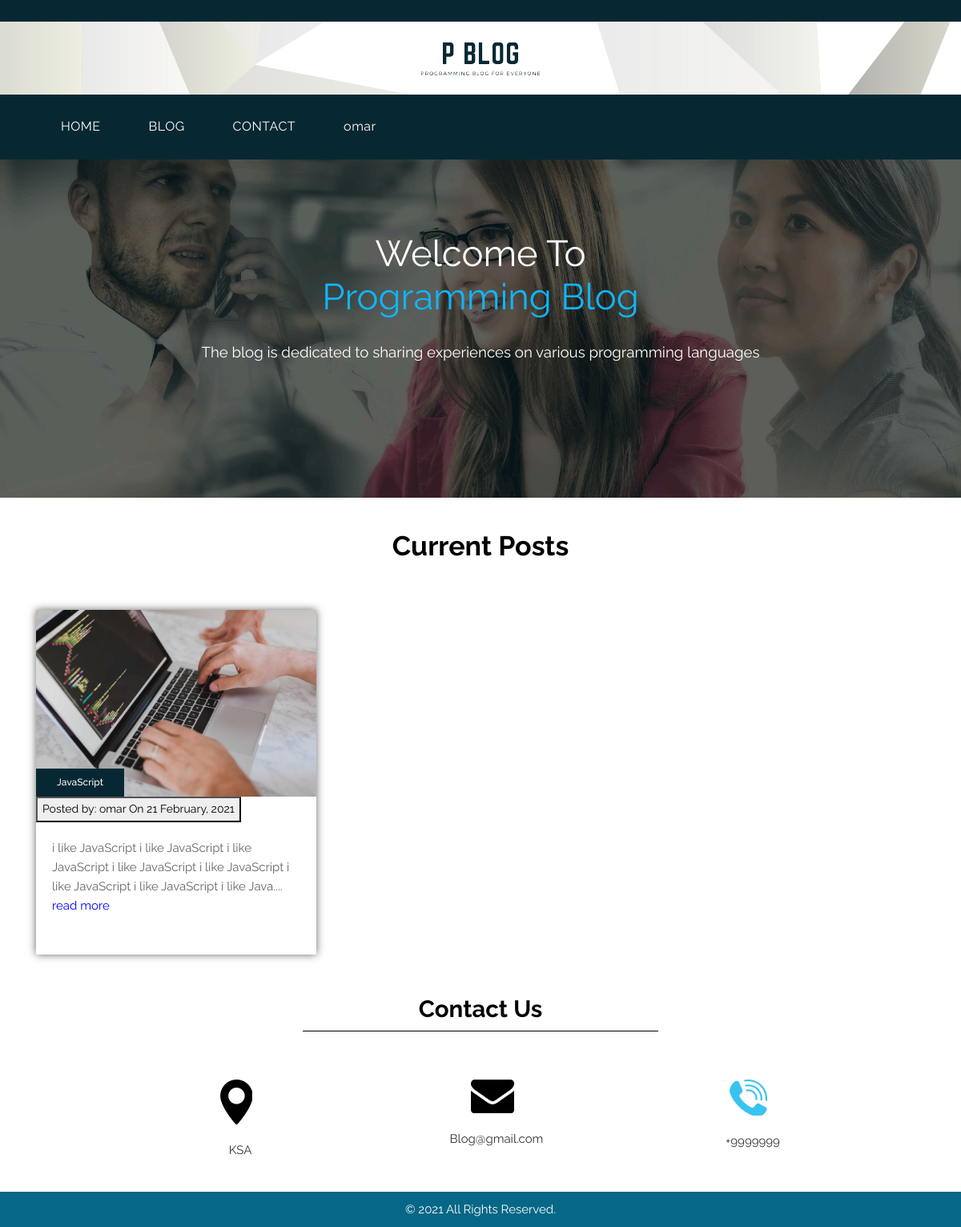
Screenshot of / (signed in) with the database file from the repository.
### app.py (models this page shows, shortened)
class User(db.Model):
    id = db.Column(db.Integer, primary_key=True)
    name = db.Column(db.String(50), nullable=False)
    email = db.Column(db.String(255), nullable=False)
    password = db.Column(db.String(255), nullable=False)
    posts = db.relationship('Post', backref='user')

class Post(db.Model):
    id = db.Column(db.Integer, primary_key=True)
    title = db.Column(db.Text(1500), nullable=False)
    content = db.Column(db.String(50), nullable=False)
    date_posted = db.Column(db.DateTime, default=datetime.datetime.utcnow)
    user_id = db.Column(db.Integer, db.ForeignKey('user.id'),
        nullable=False)

### app.py (the view, shortened to what this page needs)
@app.route('/')
def index():
    name, message = '', ''
    posts = Post.query.all()
    all_post = []
    if posts:
        if len(posts) <=6:
            for post in posts:
                date_posted = post.date_posted.strftime("%d %B, %Y")
                if len(str(post.content)) <=145:
                    limit_content = str(post.content)
                else:
                    limit_content = str(post.content)[:145]+'....'
                all_post.append([post.title,post.content, post.user.name,date_posted, limit_content, post.id])
    else:
        message = 'No post has been sent yet!'
    current_user = session.get('logged_in', False)
    if current_user:
        name = current_user['name']
    return render_template('index2.html', posts=all_post, user=name, message=message)

### templates/index2.html (shortened to what this page needs)
<!DOCTYPE html>
<html lang="en">
<head>
    <link rel="stylesheet" href="{{ url_for('static', filename='css/bootstrap.min.css') }}">
    <link rel="stylesheet" href="{{ url_for('static', filename='css/style.css') }}">
    <link rel="stylesheet" href="{{ url_for('static', filename='css/responsive.css') }}">
    <link rel="stylesheet" href="{{ url_for('static', filename='css/jquery.mCustomScrollbar.min.css') }}">
    <link rel="stylesheet" href="https://netdna.bootstrapcdn.com/font-awesome/4.0.3/css/font-awesome.css">
    <link rel="stylesheet" href="{{ url_for('static', filename='css/owl.carousel.min.css') }}">
    <link rel="stylesheet" href="{{ url_for('static', filename='css/owl.theme.default.min.css') }}">
    <link rel="stylesheet" href="https://cdnjs.cloudflare.com/ajax/libs/fancybox/2.1.5/jquery.fancybox.min.css"
        media="screen">
</head>
<body>
    <div class="header_main">
		<div class="container">
			<div class="logo"><img src="{{ url_for('static', filename='images/logo3.png') }}"></div>
		</div>
	</div>
    <div class="header">
        <div class="container">
            <div class="col-sm-12">
                <div class="menu-area">
                    <nav class="navbar navbar-expand-lg ">
                        <div class="collapse navbar-collapse" id="navbarSupportedContent">
                            <ul class="navbar-nav mr-auto">
                                <li class="nav-item active">
                                    <a class="nav-link" href="/">HOME</a>
                                </li>
                                <li class="#" href="#">
                                    <a class="nav-link" href="#blog">BLOG</a>
                                </li>
                                <li class="" href="#">
                                    <a class="nav-link" href="#contact">CONTACT</a>
                                </li>
                                {% if user != '' %}
                                <li class="nav-item">
                                    <a class= "nav-link" href="/dash">{{ user }}</a>
                                </li>
                                {% endif %}
                            </ul>
                        </div>
                    </nav>
                </div>
            </div>
        </div>
    </div>
    <div class="banner-main">
        <div class="container">
            <div id="main_slider" class="carousel slide" data-ride="carousel">
                <div class="carousel-inner">
                    <div class="carousel-item active">
                        <div class="titlepage-h1">
                            <h1 class="bnner_title">Welcome To<br>
                                <span style="color: #10b5fa">Programming Blog</span>
                            </h1>
                            <p class="long_text">The blog is dedicated to sharing experiences on various programming languages </p>
                        </div>
                    </div>
                </div>
            </div>
        </div>
    </div>
    <div class="blog_main" id='blog'>
        <div class="container">
            <div class="row">
                <div class="col-sm-12">
                    <h1 class="blog_text">Current Posts</h1>
                </div>
            </div>
            <div class="blog_section_2">
                <div class="row">
                    {% for post in posts %}
                    <div class="col-sm-4">
                        <div class="section_1">
                            <div>
                                <img src="{{ url_for('static', filename='images/code.jpg') }}" style="max-width: 100%;"></div>
                                <button type="button" class="date-bt">{{ post[0] }}</button>
                                <button type="button">Posted by: {{ post[2] }}  On {{ post[3] }}</button>
                                <p>{{ post[4] }}{% if post[4]|length >=145 %}
                                    <a href="/post{{ post[5] }}" style='color:blue'>read more</a>
                                {% endif %}</p>
                            </div>
                        </div>
                    </div>
                    {% endfor %}
                </div>
            </div>
        </div>
    <div class="contact_main" id='contact'>
        <div class="container">
            <div class="row">
                <div class="col-sm-12">
                    <h1 class="touch_text">Contact Us</h1>
                </div>
            </div>
        </div>
        <div class="contact_section_2">
            <div class="container">
                <div class="row">
                    <div class="col-sm-4">
                        <div class="map_icon">
                            <img src="{{ url_for('static', filename='images/map-icon.png') }}" style="max-width: 100%;padding-left: 30px; ">
                            <p class="email-text"><a href="#">KSA</a></p>
                        </div>
                    </div>
                    <div class="col-sm-4">
                        <div class="map_icon">
                            <img src="{{ url_for('static', filename='images/email-icon.png') }}" style="max-width: 100%; padding-left: 30px;">
                            <p class="email-text"><a href="#">Blog@gmail.com</a></p>
                        </div>
                    </div>
                    <div class="col-sm-4">
                        <div class="map_icon">
                            <img src="{{ url_for('static', filename='images/call-icon.png') }}" style="max-width: 100%;padding-left: 30px;">
                            <p class="email-text"><a href="#">+9999999</a></p>
                        </div>
                    </div>
                </div>
            </div>
        </div>
    </div>
        <div class="copyright">
            <div class="container">
                <div class="row">
                    <div class="col-sm-12">
                        <p class="copyright_text">© 2021 All Rights Reserved.</p>
                    </div>
                </div>
            </div>
        </div>
</body>
</html>

### static/css/style.css (style rules this page uses)
* { box-sizing: border-box !important; transition: ease all 0.5s; }
html { scroll-behavior: smooth; }
body { color: #666666; font-size: 14px; font-family: 'Raleway', sans-serif;; line-height: 1.80857; font-weight: normal; overflow-x: hidden; }
a { color: #1f1f1f; text-decoration: none !important; outline: none !important; -webkit-transition: all .3s ease-in-out; -moz-transition: all .3s ease-in-out; -ms-transition: all .3s ease-in-out; -o-transition: all .3s ease-in-out; transition: all .3s ease-in-out; }
h1, h2, h3, h4, h5, h6 { letter-spacing: 0; font-weight: normal; position: relative; padding: 0 0 10px 0; font-weight: normal; line-height: normal; color: #111111; margin: 0 }
h1 { font-size: 24px }
*, *::after, *::before { -webkit-box-sizing: border-box; -moz-box-sizing: border-box; box-sizing: border-box; }
ul, li, ol { margin: 0px; padding: 0px; list-style: none; }
p { margin: 20px; font-weight: 400; font-size: 15px; line-height: 24px; }
a { color: #ffffff; text-decoration: none; outline: none !important; }
.header_main { width: 100%; float: left; background-image: url(../images/header.png); height: auto; padding-top: 20px; padding-bottom: 40px; }
.logo { width: 100%; float: left; text-align: center; margin-top: 25px; }
.header { width: 100%; width: 100%; float: left; background-color: #072833; padding-bottom: 10px; padding-top: 10px; }
.header_main { width: 100%; float: left; background-image: url(../images/header.png); height: auto; padding-bottom: 20px; }
.banner-main { width: 100%; float: left; background-image:url(../images/banner.png); height: auto; padding-top: 20px; padding-bottom: 226px; background-size: cover; }
.titlepage-h1 { width: 100%; float: left; margin: 0 auto; text-align: center; }
.bnner_title { font-size: 46pt; color: #ffffff; padding-top: 70px; font-family: 'Raleway', sans-serif;; }
.long_text { font-size: 14pt; color: #ffffff; padding-bottom: 30px; }
.navbar-expand-lg .navbar-nav .nav-link { padding-right: 60px; padding-left: 0; color: #fff; font-size: 16px; letter-spacing: 0.5px; }
.navbar-nav.mr-auto { width: 100%; margin: 0; display: block; }
.navbar-nav.mr-auto li { float: left; }
.touch_text { width: 27%; margin: 0 auto; text-align: center; border-bottom: 1px solid #000; color: #050000; font-size: 22pt; font-weight: bold; }
.contact_main { width: 100%; float: left; background-color: #ffffff; padding-top: 40px; }
.contact_section_2 { width: 50%; margin: 0 auto; display: block; padding-top: 40px; }
.map_icon { width: 100%; float: left; margin-top: 20px; margin-bottom: 20px; text-align: center; }
.copyright { width: 100%; float: left; background-color: #076787; padding-top: 10px; padding-bottom: 10px; }
.copyright_text { width: 100%; float: left; color: #fbfdfd; text-align: center; margin: 0px; }
.email-text { width: 100%; float: left; color: #3ac3f0; }
.email-text a { text-decoration: none; color: #333; }
.contact_main { width: 100%; float: left; padding-top: 30px; }
.blog_main { width: 100%; float: left; }
.blog_text { width: 100%; float: left; font-size: 34px; color: #000; text-align: center; font-weight: bold; padding-top: 40px; padding-bottom: 40px; }
.blog_section_2 { width: 100%; float: left; margin-top: 20px; margin-bottom: 20px; }
.section_1 { width: 100%; float: left; background-color: #fff; box-shadow: 0px 0px 10px 0px; height: 430px; max-height: 430px; overflow: auto; }
.date-bt { background: #072833; border: none; color: #fff; width: 110px; height: 35px; font-size: 12px; margin-top: -35px; font-weight: 500; float: left; max-width: 100%; clear: both; position: relative; }

### static/css/responsive.css (style rules this page uses)
.banner-main { padding-bottom: 120px; }
.contact_section_2 { width: 80%; }
.touch_text { width: 40%; }
.bnner_title { font-size: 34pt; }

### rows the page displays
User: name "omar", name "omar"
Post: title "JavaScript"

### other values shown
{{ post[3] }} "21 February, 2021"
{{ post[4] }} "i like JavaScript i like JavaScript i like JavaScript i like JavaScript i like JavaScript i like JavaScript i like JavaScript i like Java...."
